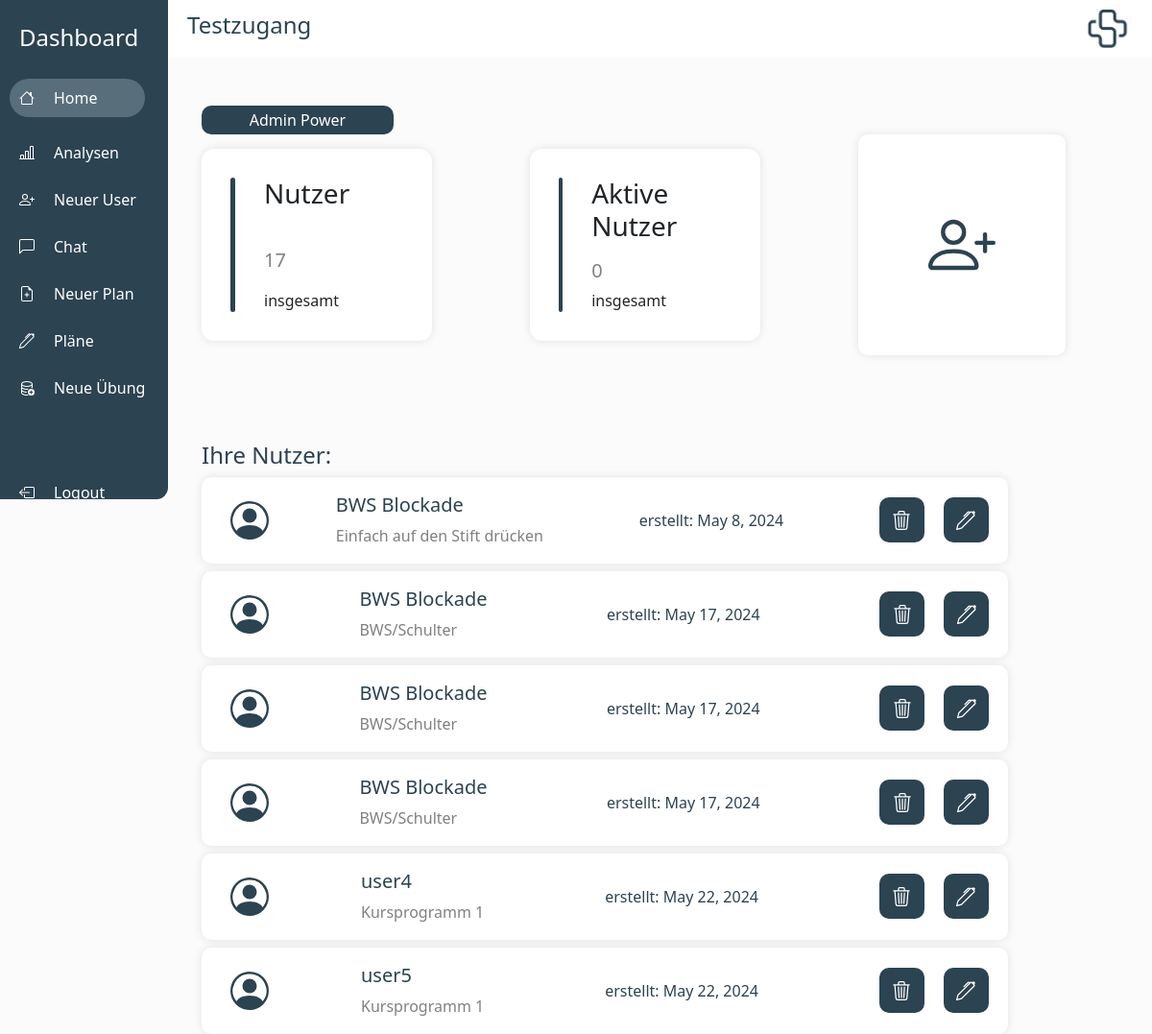
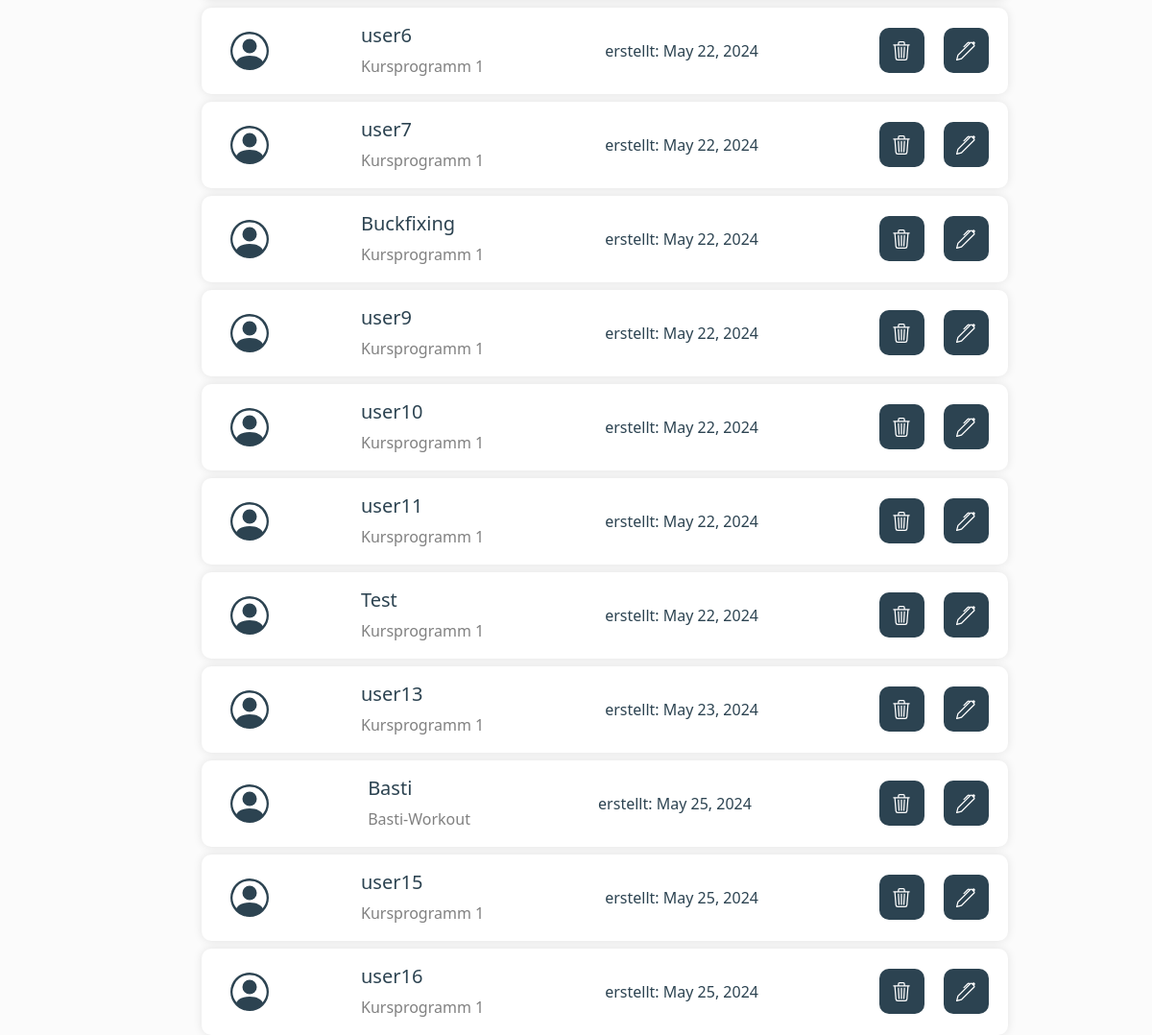
Before: / (signed in) with the older database file (2 pictures, top to bottom).
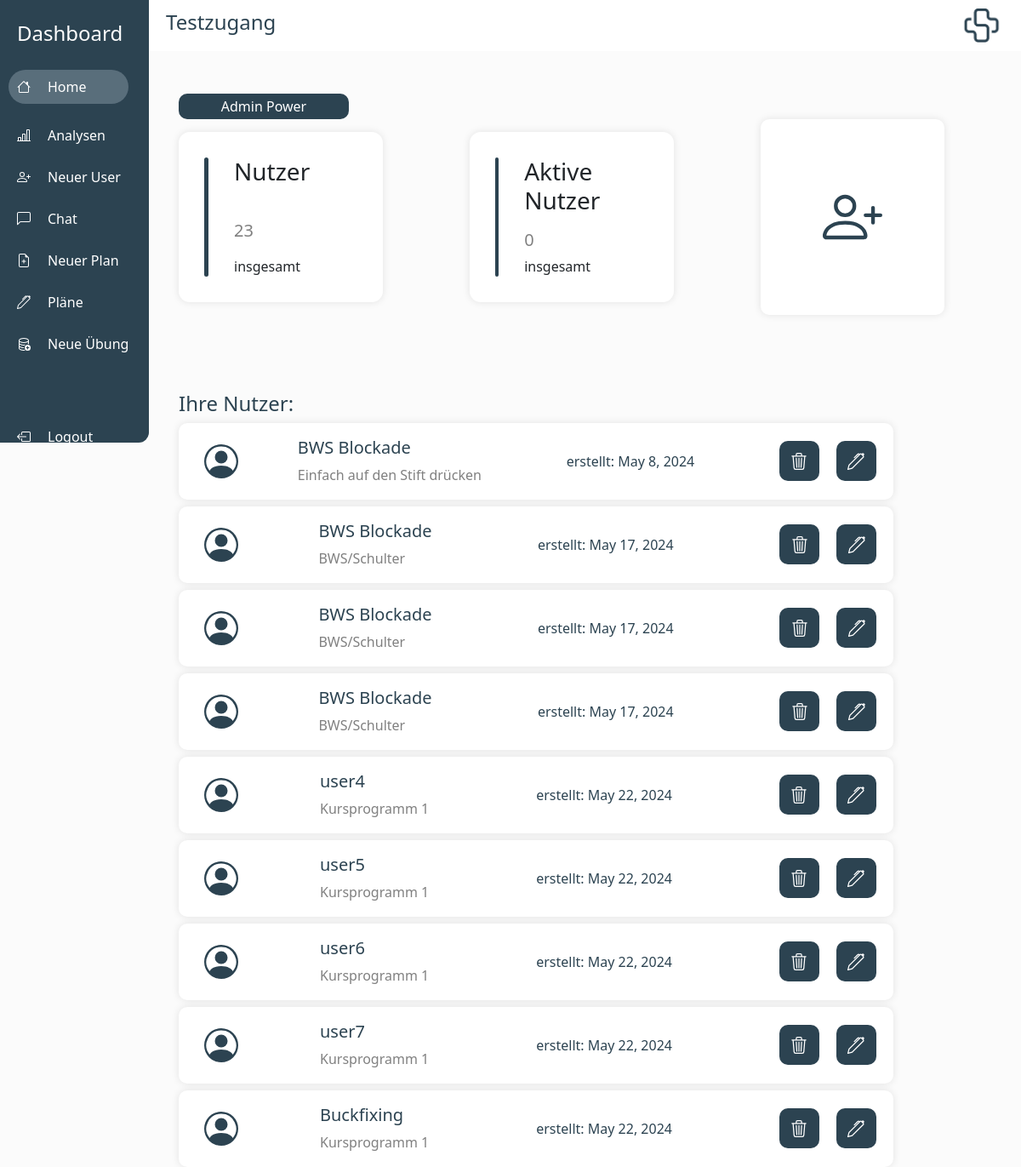
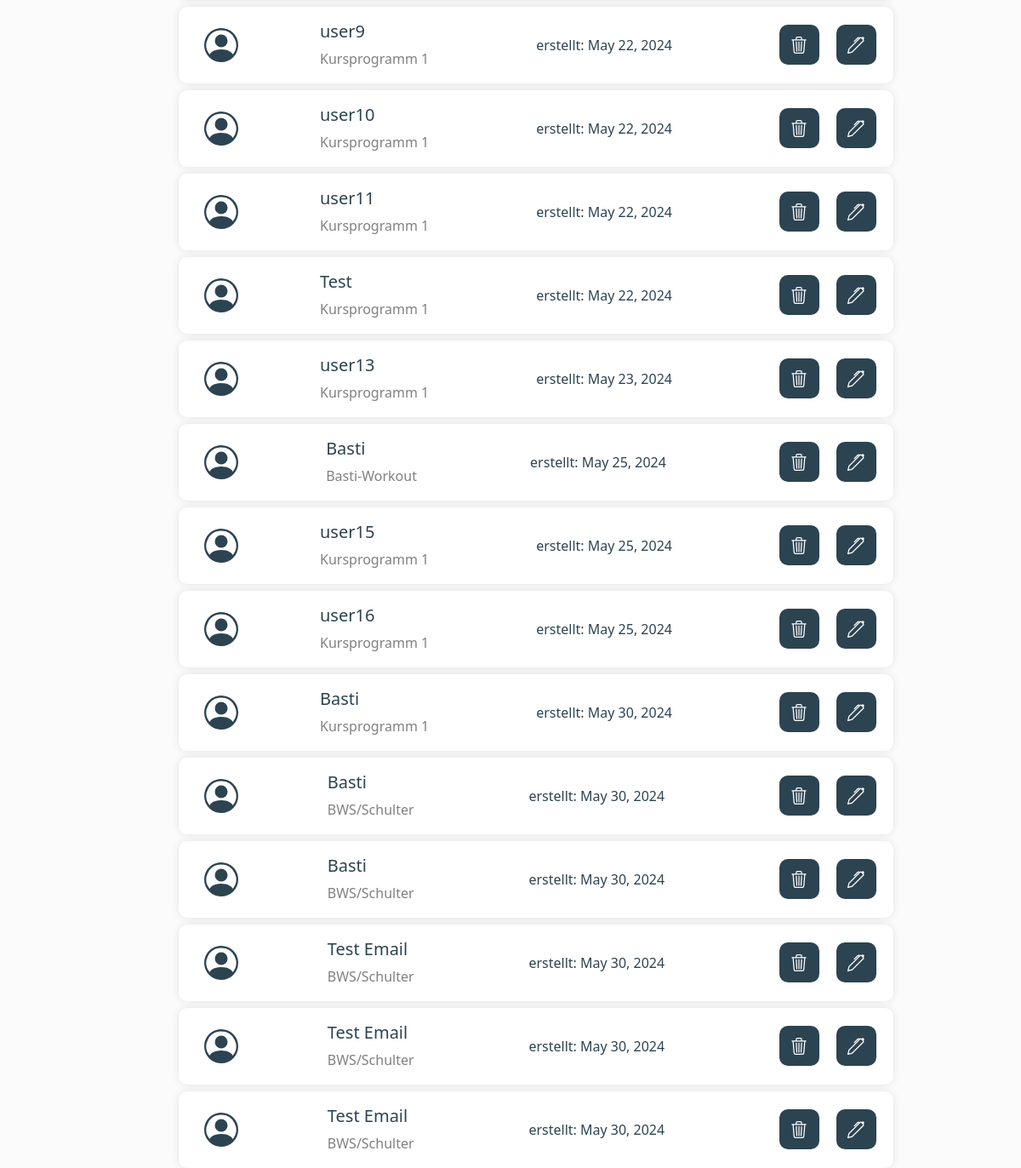
After: the same page with the newer database file (2 pictures, top to bottom).
### laxout_app/models.py (models this page shows)
class LaxoutUser(models.Model):
    user_uid = models.CharField(max_length=420, default="")
    laxout_user_name = models.CharField(max_length=200, default="")
    laxout_credits = models.IntegerField(default=0)
    note = models.CharField(max_length=200, default="")
    creation_date = models.DateField(default= timezone.now())
    exercises = models.ManyToManyField(Laxout_Exercise)
    created_by = models.ForeignKey(User, on_delete=models.CASCADE)
    indexes = models.ManyToManyField(IndexesLaxoutUser)
    last_login = models.DateTimeField(default=timezone.datetime(2023, 11, 14))
    last_login_2 = models.DateTimeField(default = timezone.datetime(2023, 11, 14))
    coupons = models.ManyToManyField(Coupon)
    last_meet = models.DateField(default = timezone.datetime.today())
    instruction = models.CharField(default = "", max_length = 200)
    lax_tree_id = models.IntegerField(default = 0)
    water_drops_count = models.IntegerField(default = 0)
    instruction_in_int = models.IntegerField(default = 0)
    email_adress = models.CharField(default = "", max_length =40)
    admin_has_seen_chat = models.BooleanField(default = True)
    user_has_seen_chat = models.BooleanField(default = False)
    was_created_through_app = models.BooleanField(default=False)

### laxout_app/views.py (the view)
# urls.py: 2. Add a URL to urlpatterns:  path('', views.home, name='home')
@login_required(login_url="login")
def home(request):
    active_admin = models.UserProfile.objects.get(user=request.user)
    active_admin_user = active_admin.user
    print("Active Admin id{}".format(active_admin_user.is_superuser))
    users_filtert = LaxoutUser.objects.filter(created_by=request.user)
    user_amount = users_filtert.count()
    active_user_amount = 0
    for user in users_filtert:
        print(str(user.last_login.date) + "Last Login date")
        if days_between_today_and_date(user.last_login) < 14:
            active_user_amount += 1
    users = LaxoutUser.objects.all()
    user_list = []
    for user in users:
        if user.created_by == request.user:
            user_list.append(user)
    context = {
        "users": user_list,
        "user_amount": user_amount,
        "active_user_amount": active_user_amount,
        "is_superuser": active_admin_user.is_superuser,
    }
    return render(request, "laxout_app/home.html", context)

### laxout_app/views.py (called while the page is built)
def days_between_today_and_date(input_datetime):
    input_datetime = input_datetime.replace(tzinfo=None)  # Make it naive
    current_datetime = datetime.now()
    time_difference = current_datetime - input_datetime
    days_difference = time_difference.days
    return days_difference

### laxout_app/templates/laxout_app/home.html (shortened to what this page needs)
{%extends 'laxout_app/main.html'%}
{%load crispy_forms_tags%}
{%block praxisname%}
{{user.username}}
{%endblock praxisname%}
{%block additionalNavItem%}
{% if is_superuser %}
<div class="row-basti-addexercise" style="padding-left: 10px; margin-bottom: 25px;">
    <a href="/new-exercise/" style="padding-left: 20px; color: white; text-decoration: none;">Neue Übung </a>
</div>
{%endif%}
{%endblock additionalNavItem%}
{%block content%}
{% if is_superuser %}
<button class="special-button" style="background-color: rgb(44, 67, 81); margin-left: 30px; width: 200px;" onclick="fetchAdminPower()">
    Admin Power
</button>
{%endif%}
<body>
    <div class="row-basti" style="justify-content: space-between; padding-left: 30px; padding-right: 90px;">
        <div class="analyse-container">
            <div style="height: 140px; width: 5px; background-color: rgb(44, 67, 81); border-radius: 10px;">
            </div>
            <div class="analyse-column">
                <h3>Nutzer</h3>
                <div style="font-size: 20px; color: grey;"> {{user_amount}} </div>
                <div style="flex-direction: row; display: flex; justify-content: space-around; align-items: center;">
                    insgesamt
                </div>
            </div>
        </div>
        <div class="analyse-container">
            <div style="height: 140px; width: 5px; background-color: rgb(44, 67, 81); border-radius: 10px;"></div>
            <div class="analyse-column">
                <h3>Aktive Nutzer</h3>
                <div style="font-size: 20px; color: grey;"> {{active_user_amount}} </div>
                <div style="flex-direction: row; display: flex; justify-content: space-around; align-items: center;">
                    insgesamt
                </div>
            </div>
        </div>
        <div class="home-item" style="align-items: center; display: flex; justify-content: center;">
            <button style="background: none; border: none;" onclick="create_user()">
                <div>
                </div>
            </button>
        </div>
    </div>
    <div style=" padding-left: 30px; padding-right: 30px; padding-top: 60px; background:none; height: 600px;">
        <h4 style="color: rgb(44, 67, 81);">
            Ihre Nutzer:
        </h4>
        {% for user in users%}
        <div class="user-item" style="justify-items: center; justify-content: space-between;">
            <div style="padding-left: 30px; ">
            </div>
            <div style="padding-right: 30px;">
                <h5 style="color: rgb(44, 67, 81);">
                    {{user.laxout_user_name}}
                </h5>
                <div style="color: grey;">{{user.note}}</div>
            </div>
            <div style="padding-right: 30px;color: rgb(44, 67, 81);">
                erstellt: {{user.creation_date}}
            </div>
            <div style="flex-direction: row; display: flex;">
                <button class="delete-button"
                    style="display: flex; justify-items: center; justify-content: center; align-items: center; width: 70; font-size: 16px;"
                    onclick="delete_user('{{user.id}}')">
                </button>
                <button class="delete-button"
                    style="display: flex; justify-items: center; justify-content: center; align-items: center; width: 70; font-size: 16px;"
                    onclick="edit_user('{{user.id}}')">
                </button>
            </div>
        </div>
        {%endfor%}
    </div>
</body>
{%endblock content%}

Changed rows visible on the page:
added LaxoutUser: laxout_user_name "Basti", note "Kursprogramm 1", creation_date "May 30, 2024"
added LaxoutUser: laxout_user_name "Basti", note "BWS/Schulter", creation_date "May 30, 2024"
added LaxoutUser: laxout_user_name "Basti", note "BWS/Schulter", creation_date "May 30, 2024"
added LaxoutUser: laxout_user_name "Test Email", note "BWS/Schulter", creation_date "May 30, 2024"
added LaxoutUser: laxout_user_name "Test Email", note "BWS/Schulter", creation_date "May 30, 2024"
added LaxoutUser: laxout_user_name "Test Email", note "BWS/Schulter", creation_date "May 30, 2024"
Other visible differences:
{{ user_amount }}: "17" → "23"
